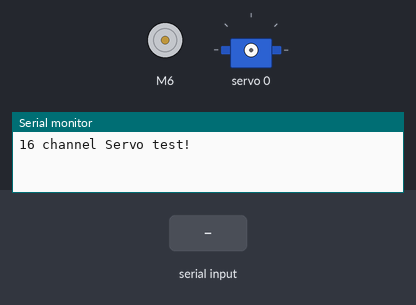
Bench run of a sketch on a simulated Arduino Uno, built with avr-gcc and run on an emulated ATmega328P. Shown: DC motor (green arrow = forward, orange = backward, longer = faster), servo, the last lines printed to the serial monitor. Inputs (shaded band) come from the test bench.

Above: at 1.2 s.
1.3 s: "A" received over Serial
At 2.7 s:
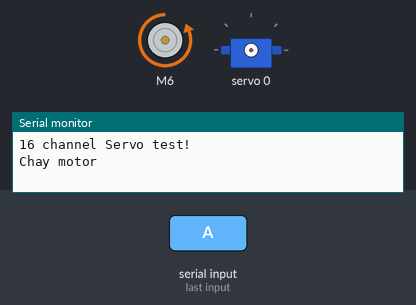
4.3 s: "B" received over Serial
6.8 s: "A" received over Serial
At 9.7 s:
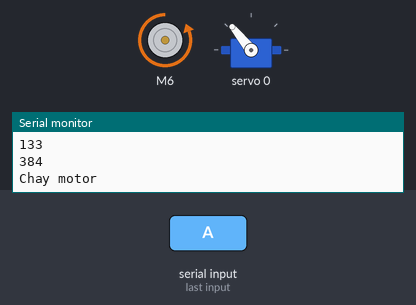
9.8 s: "C" received over Serial
At 14.0 s:
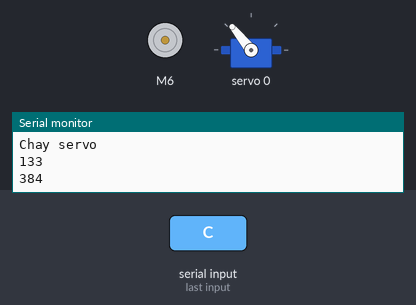
Timing chart, 0 to 15.8 s (numbered marks = the images above; inputs shaded):
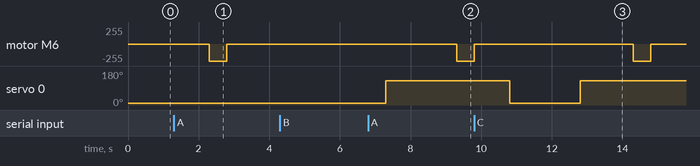

The sketch:

motor_servo.ino
```cpp
#include <Wire.h>
#include <Adafruit_PWMServoDriver.h>
#include "BTS7960.h"


#define MIN_PULSE_WIDTH 650
#define MAX_PULSE_WIDTH 2350
#define DEFAULT_PULSE_WIDTH 1500
#define FREQUENCY 50

uint8_t servonum = 0;


Adafruit_PWMServoDriver pwm = Adafruit_PWMServoDriver();
int R_PWM = 5;
int L_PWM = 6;
// timer 0
int L_EN = 7;
int R_EN = 8;

BTS7960 motorController(L_EN, R_EN, L_PWM, R_PWM);

void setup() {
  Serial.begin(9600);
  Serial.println("16 channel Servo test!");
  pwm.begin();
  pwm.setPWMFreq(FREQUENCY);

}

int pulseWidth(int angle) {
  int pulse_wide, analog_value;
  pulse_wide = map(angle, 0, 180, MIN_PULSE_WIDTH, MAX_PULSE_WIDTH);
  analog_value = int(float(pulse_wide) / 1000000 * FREQUENCY * 4096);
  Serial.println(analog_value);
  return analog_value;
}

void loop() {
  if (Serial.available() > 0) {
    String stringOne = Serial.readString(); // read the incoming data as string
    String name_motor = stringOne.substring(0, 1);
    if (name_motor == "A") {
      Serial.println("Chay motor");
      chay_motor();
      name_motor = "000";
    }
    if (name_motor == "B") {
      Serial.println("Chay servo");
      chay_servo();
      name_motor = "000";
    }
    if (name_motor == "C") {
      Serial.println("Chay servo");
      chay_servo();
      delay(500);
      Serial.println("Chay motor");
      chay_motor();
      name_motor = "000";
    }
  }
}
void chay_servo() {
  pwm.setPWM(0, 0, pulseWidth(0));
  delay(2000);
  pwm.setPWM(0, 0, pulseWidth(130));
  delay(1000);
}
void chay_motor() {
  motorController.Enable();
  int speed = 255;
  for (int j = 0; j < 5; j++) {
    motorController.TurnLeft(speed);
    delay(100);
  }

  motorController.Stop();
}
```

Measured:
- after the input at 1.3 s, motor M6: stopped → backward 255/255 after 1.0 s, → stopped 0.50 s later
- after the input at 6.8 s, motor M6: stopped → backward 255/255 after 2.5 s
- after the input at 9.8 s, servo 0: 129° → 10° after 1.0 s, → 129° 2.0 s later
